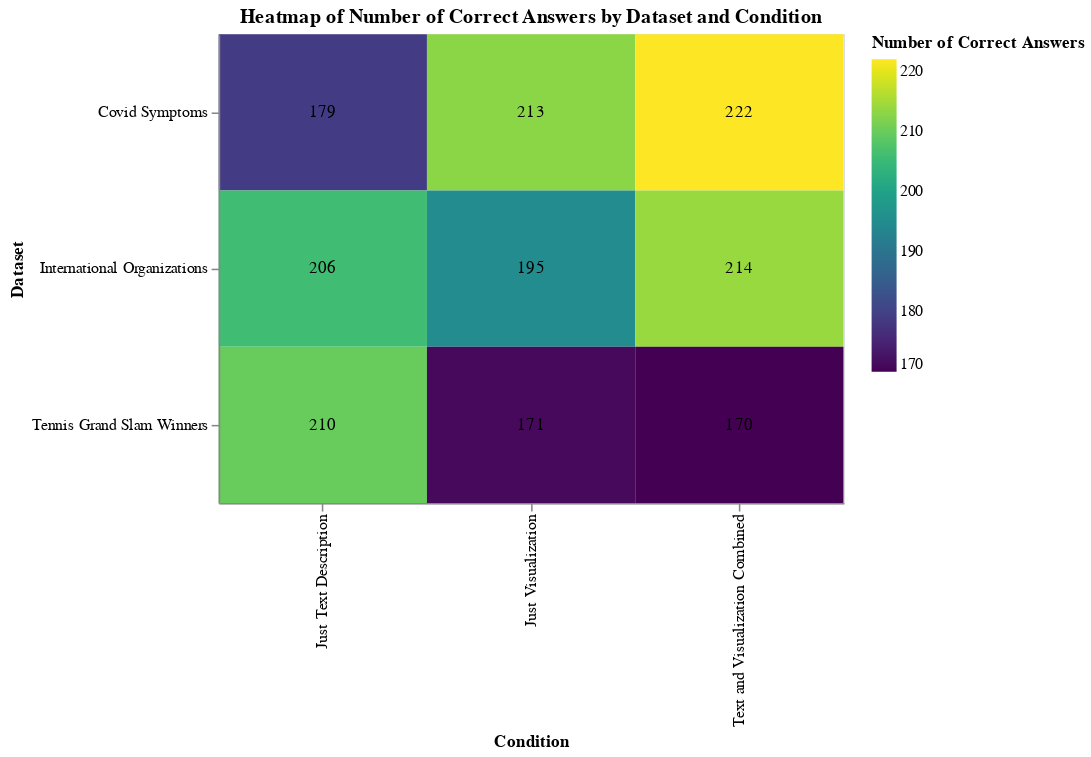

Here is the notebook cell this chart was saved with:
### Code cell
heatmap_correct = merged_df.groupby(['dataset', 'condition'])['correct_number_of_answers'].sum().reset_index()

heatmap_correct_chart = alt.Chart(heatmap_correct).mark_rect().encode(
    x=alt.X('condition:O', title='Condition'),
    y=alt.Y('dataset:O', title='Dataset'),
    color=alt.Color('correct_number_of_answers:Q', scale=alt.Scale(scheme='viridis'), title='Number of Correct Answers'),
    tooltip=['condition', 'dataset', 'correct_number_of_answers']
).properties(
    width=400,
    height=300,
    title='Heatmap of Number of Correct Answers by Dataset and Condition'
)

# Add the text labels
text_labels = alt.Chart(heatmap_correct).mark_text(baseline='middle').encode(
    x=alt.X('condition:O', title='Condition'),
    y=alt.Y('dataset:O', title='Dataset'),
    text=alt.Text('correct_number_of_answers:Q'),
    # color=alt.condition(
    #     alt.datum.correct_number_of_answers > heatmap_correct['correct_number_of_answers'].mean(),
    #     alt.value('black'),  # Set text color to black for better contrast
    #     alt.value('white')   # Set text color to white otherwise
    # )
)

# Layer the heatmap and text
final_chart = heatmap_correct_chart + text_labels

# Display the final chart
final_chart

### Figure 1 — Vega-Lite specification as saved in the notebook (floating-point values rounded to 4 significant figures)
{"config": {"view": {"continuousWidth": 300, "continuousHeight": 300}}, "layer": [{"mark": {"type": "rect"}, "encoding": {"color": {"field": "correct_number_of_answers", "scale": {"scheme": "viridis"}, "title": "Number of Correct Answers", "type": "quantitative"}, "tooltip": [{"field": "condition", "type": "nominal"}, {"field": "dataset", "type": "nominal"}, {"field": "correct_number_of_answers", "type": "quantitative"}], "x": {"field": "condition", "title": "Condition", "type": "ordinal"}, "y": {"field": "dataset", "title": "Dataset", "type": "ordinal"}}, "title": "Heatmap of Number of Correct Answers by Dataset and Condition"}, {"mark": {"type": "text", "baseline": "middle"}, "encoding": {"text": {"field": "correct_number_of_answers", "type": "quantitative"}, "x": {"field": "condition", "title": "Condition", "type": "ordinal"}, "y": {"field": "dataset", "title": "Dataset", "type": "ordinal"}}}], "data": {"name": "data-b76d66fe8177ca17947b04d2dc6178d7"}, "height": 300, "width": 400, "$schema": "https://vega.github.io/schema/vega-lite/v5.20.1.json", "datasets": {"data-b76d66fe8177ca17947b04d2dc6178d7": [{"dataset": "Covid Symptoms", "condition": "Just Text Description", "correct_number_of_answers": 179}, {"dataset": "Covid Symptoms", "condition": "Just Visualization", "correct_number_of_answers": 213}, {"dataset": "Covid Symptoms", "condition": "Text and Visualization Combined", "correct_number_of_answers": 222}, {"dataset": "International Organizations", "condition": "Just Text Description", "correct_number_of_answers": 206}, {"dataset": "International Organizations", "condition": "Just Visualization", "correct_number_of_answers": 195}, {"dataset": "International Organizations", "condition": "Text and Visualization Combined", "correct_number_of_answers": 214}, {"dataset": "Tennis Grand Slam Winners", "condition": "Just Text Description", "correct_number_of_answers": 210}, {"dataset": "Tennis Grand Slam Winners", "condition": "Just Visualization", "correct_number_of_answers": 171}, {"dataset": "Tennis Grand Slam Winners", "condition": "Text and Visualization Combined", "correct_number_of_answers": 170}]}}
